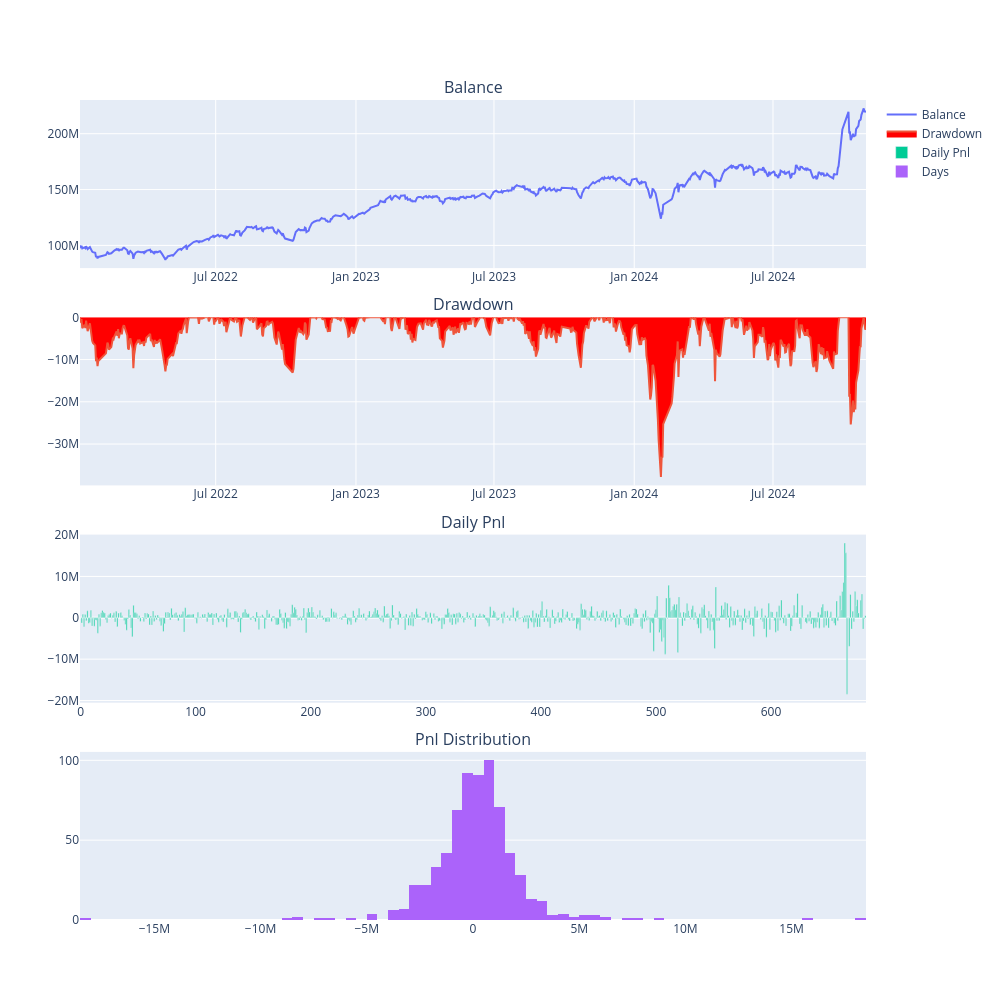

The cell this chart's notebook holds for it:
### Code cell
# 执行回测任务
engine.load_data()
engine.run_backtesting()
engine.calculate_result()
engine.calculate_statistics()
engine.show_chart()

### Figure 1 — Plotly figure (JSON) as saved in the notebook; plotly's stock layout.template omitted (floating-point values rounded to 4 significant figures; data arrays with more than 128 entries replaced by an {"elided": "..."} marker saying what was removed)
{"data": [{"mode": "lines", "name": "Balance", "type": "scatter", "x": {"elided": "683 str values"}, "xaxis": "x", "y": {"elided": "683 float values"}, "yaxis": "y"}, {"fill": "tozeroy", "fillcolor": "red", "mode": "lines", "name": "Drawdown", "type": "scatter", "x": {"elided": "683 str values"}, "xaxis": "x2", "y": {"elided": "683 float values"}, "yaxis": "y2"}, {"name": "Daily Pnl", "type": "bar", "xaxis": "x3", "y": {"elided": "683 float values"}, "yaxis": "y3"}, {"name": "Days", "nbinsx": 100, "type": "histogram", "x": {"elided": "683 float values"}, "xaxis": "x4", "yaxis": "y4"}], "layout": {"annotations": [{"font": {"size": 16}, "showarrow": false, "text": "Balance", "x": 0.5, "xanchor": "center", "xref": "paper", "y": 1, "yanchor": "bottom", "yref": "paper"}, {"font": {"size": 16}, "showarrow": false, "text": "Drawdown", "x": 0.5, "xanchor": "center", "xref": "paper", "y": 0.735, "yanchor": "bottom", "yref": "paper"}, {"font": {"size": 16}, "showarrow": false, "text": "Daily Pnl", "x": 0.5, "xanchor": "center", "xref": "paper", "y": 0.47, "yanchor": "bottom", "yref": "paper"}, {"font": {"size": 16}, "showarrow": false, "text": "Pnl Distribution", "x": 0.5, "xanchor": "center", "xref": "paper", "y": 0.205, "yanchor": "bottom", "yref": "paper"}], "height": 1000, "width": 1000, "xaxis": {"anchor": "y", "domain": [0, 1]}, "xaxis2": {"anchor": "y2", "domain": [0, 1]}, "xaxis3": {"anchor": "y3", "domain": [0, 1]}, "xaxis4": {"anchor": "y4", "domain": [0, 1]}, "yaxis": {"anchor": "x", "domain": [0.795, 1]}, "yaxis2": {"anchor": "x2", "domain": [0.53, 0.735]}, "yaxis3": {"anchor": "x3", "domain": [0.265, 0.47]}, "yaxis4": {"anchor": "x4", "domain": [0, 0.205]}}}
